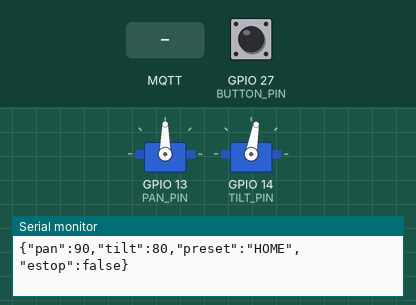
Recording of a sketch running on a simulated ESP32. On the bench: 2 × servo, the last lines printed to the serial monitor. Inputs (shaded band) come from the test bench; at power-on: GPIO 27 (BUTTON_PIN) HIGH. WiFi joins after 1.5 s; servers stay silent unless stated; no MQTT or app messages arrive unless stated.

Above: at 2.3 s.
2.4 s: MQTT message "world/estop" arrives on the second subscribed topic
At 2.55 s:
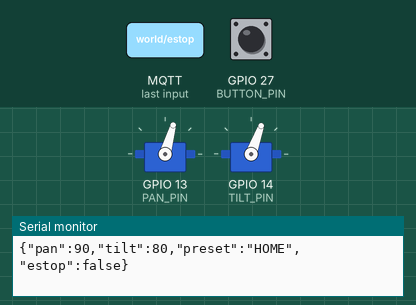
At 3.6 s:
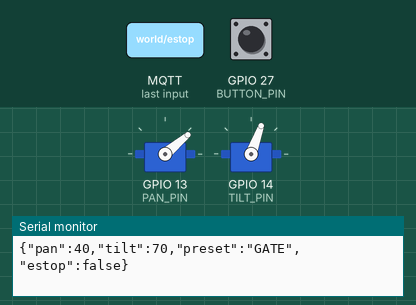
4.3 s: GPIO 27 (BUTTON_PIN) pulled LOW for 0.15 s
Timing chart, 0 to 7.3 s (numbered marks = the images above; inputs shaded):
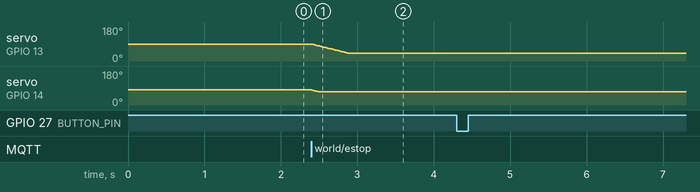

Measured:
- after the input at 2.4 s, servo on GPIO 13 (PAN_PIN): moves from 90° to 40° over 0.49 s, starting at once; servo on GPIO 14 (TILT_PIN): 80° → 70° at once

The sketch:

02_pan_tilt_mqtt.ino
```cpp
/*
  02_pan_tilt_mqtt — the Watchtower listens to the world and aims the camera.

  Listens to:
    world/cmd/tower        GATE | FARM | ROAD | HOME | "pan,tilt" (e.g. "100,70")
    world/gate/card        any card scan  -> aim at GATE
    world/security/alarm   true           -> aim at GATE
    world/estop            true           -> FREEZE (servos hold still) until false
  Publishes:
    world/tower/position   {"pan":100,"tilt":70,"preset":"GATE","estop":false}

  The Raspberry Pi script pi/tower_camera.py takes the photo once the tower has turned.
  Libraries: ESP32Servo, PubSubClient. Copy secrets_example.h to secrets.h first.
*/
#include <WiFi.h>
#include <PubSubClient.h>
#include <ESP32Servo.h>
#include "secrets.h"

const int PAN_PIN = 13, TILT_PIN = 14, BUTTON_PIN = 27;
const int PAN_MIN = 20, PAN_MAX = 160, TILT_MIN = 40, TILT_MAX = 120;
const int MAX_STEP = 2;

// TODO: aim the camera by hand with 01_servo_limits, then write the angles here
struct Preset { const char* name; int pan; int tilt; };
Preset PRESETS[] = { {"HOME", 90, 80}, {"GATE", 40, 70}, {"FARM", 140, 70}, {"ROAD", 90, 60} };
const int NUM_PRESETS = sizeof(PRESETS) / sizeof(PRESETS[0]);

Servo pan, tilt;
WiFiClient wifi;
PubSubClient mqtt(wifi);
int panNow = 90, tiltNow = 80, panTarget = 90, tiltTarget = 80;
String presetName = "HOME";
bool worldEstop = false, localEstop = false;
bool reportPending = true;
bool lastButton = HIGH;
unsigned long lastButtonChange = 0;

/** Purpose: set a new target inside the limits. Args: p, t, name. Returns: nothing. */
void aim(int p, int t, const String& name) {
  panTarget = constrain(p, PAN_MIN, PAN_MAX);
  tiltTarget = constrain(t, TILT_MIN, TILT_MAX);
  presetName = name;
  reportPending = true;
}

/** Purpose: aim at a named preset. Args: name. Returns: true if found. */
bool aimPreset(const String& name) {
  for (int i = 0; i < NUM_PRESETS; i++) {
    if (name == PRESETS[i].name) { aim(PRESETS[i].pan, PRESETS[i].tilt, name); return true; }
  }
  return false;
}

/** Purpose: publish where the tower points. Args: none. Returns: nothing. */
void publishPosition() {
  char msg[96];
  snprintf(msg, sizeof(msg), "{\"pan\":%d,\"tilt\":%d,\"preset\":\"%s\",\"estop\":%s}",
           panNow, tiltNow, presetName.c_str(), (worldEstop || localEstop) ? "true" : "false");
  mqtt.publish("world/tower/position", msg);
  Serial.println(msg);
}

/** Purpose: react to MQTT messages. Args: topic, payload, length. Returns: nothing. */
void onMessage(char* topic, byte* payload, unsigned int length) {
  String t = topic, msg;
  for (unsigned int i = 0; i < length; i++) msg += (char)payload[i];
  msg.trim();
  if (t == "world/estop") { worldEstop = (msg == "true"); reportPending = true; return; }
  if (t == "world/gate/card") { aimPreset("GATE"); return; }
  if (t == "world/security/alarm" && msg == "true") { aimPreset("GATE"); return; }
  if (t == "world/cmd/tower") {
    if (aimPreset(msg)) return;
    int comma = msg.indexOf(',');
    if (comma > 0) aim(msg.substring(0, comma).toInt(), msg.substring(comma + 1).toInt(), "MANUAL");
  }
}

/** Purpose: keep Wi-Fi + MQTT connected. Args: none. Returns: nothing. */
void ensureConnected() {
  if (WiFi.status() != WL_CONNECTED) {
    WiFi.begin(WIFI_SSID, WIFI_PASSWORD);
    unsigned long t0 = millis();
    while (WiFi.status() != WL_CONNECTED && millis() - t0 < 10000) delay(250);
    if (WiFi.status() != WL_CONNECTED) return;
  }
  if (!mqtt.connected() && mqtt.connect("tower-esp32")) {
    mqtt.subscribe("world/cmd/tower");
    mqtt.subscribe("world/gate/card");
    mqtt.subscribe("world/security/alarm");
    mqtt.subscribe("world/estop");
    reportPending = true;
  }
}

/** Purpose: one step closer to the target. Args: now, target. Returns: new angle. */
int stepToward(int now, int target) {
  if (target > now) return now + min(MAX_STEP, target - now);
  if (target < now) return now - min(MAX_STEP, now - target);
  return now;
}

void setup() {
  Serial.begin(115200);
  pinMode(BUTTON_PIN, INPUT_PULLUP);
  pan.attach(PAN_PIN); tilt.attach(TILT_PIN);
  pan.write(panNow); tilt.write(tiltNow);
  mqtt.setServer(MQTT_HOST, MQTT_PORT);
  mqtt.setCallback(onMessage);
}

void loop() {
  ensureConnected();
  mqtt.loop();

  bool b = digitalRead(BUTTON_PIN);
  if (b != lastButton && millis() - lastButtonChange > 50) {
    lastButtonChange = millis(); lastButton = b;
    if (b == LOW) { localEstop = !localEstop; reportPending = true; }
  }

  if (!(worldEstop || localEstop)) {          // E-stop = freeze where we are
    panNow = stepToward(panNow, panTarget);
    tiltNow = stepToward(tiltNow, tiltTarget);
    pan.write(panNow); tilt.write(tiltNow);
  }
  bool arrived = panNow == panTarget && tiltNow == tiltTarget;
  if (reportPending && (arrived || worldEstop || localEstop)) { publishPosition(); reportPending = false; }
  delay(20);
}
```

secrets_example.h
```cpp
// Copy this file to "secrets.h" in the same folder and fill in your values.
// secrets.h is in .gitignore so your Wi-Fi password never goes to GitHub.
#pragma once
#define WIFI_SSID     "your-wifi-name"
#define WIFI_PASSWORD "your-wifi-password"
#define MQTT_HOST     "192.168.1.50"   // IP address of the Raspberry Pi (hostname -I on the Pi)
#define MQTT_PORT     1883
```
